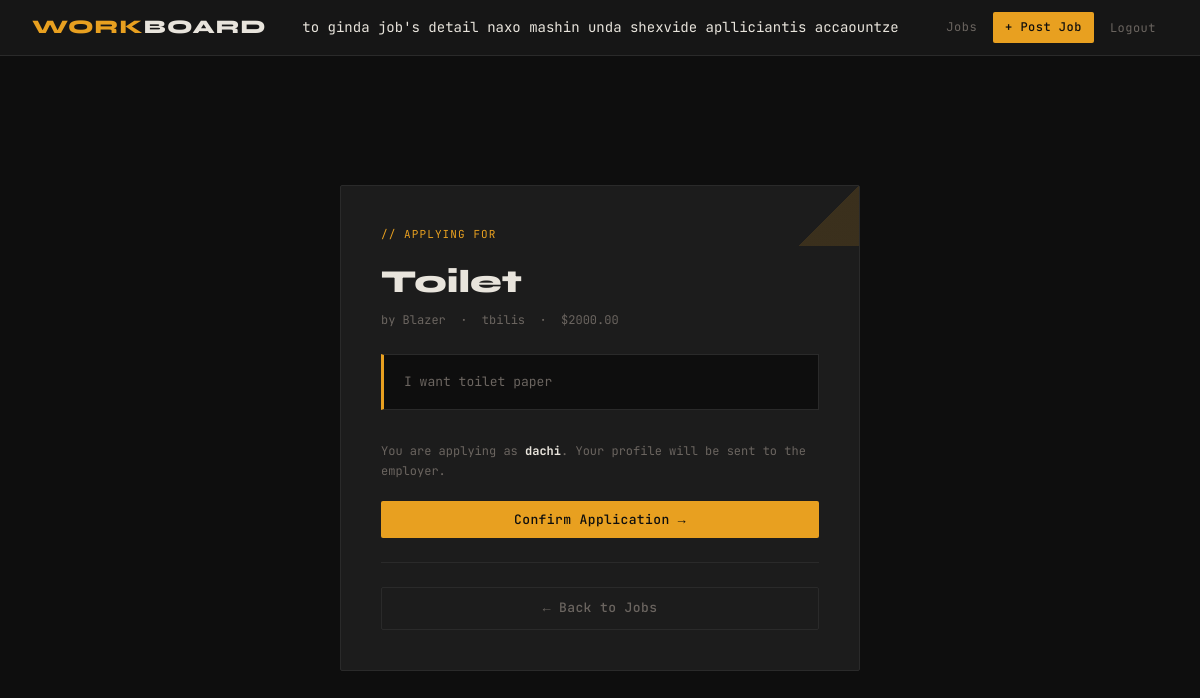
The page /job/2/apply/ (signed in) on the database its author committed.
### App/models.py (models this page shows, shortened)
class Job(models.Model):
    employer = models.ForeignKey(User, on_delete=models.CASCADE, related_name='jobs')
    title = models.CharField(max_length=255)
    description = models.TextField()
    location = models.CharField(max_length=255)
    salary = models.DecimalField(max_digits=10, decimal_places=2, blank=True, null=True)
    created_at = models.DateTimeField(auto_now_add=True)
    is_active = models.BooleanField(default=True)

class User(AbstractUser):
    USER_TYPE_CHOICES = (
        ('employer', 'Employer'),
        ('applicant', 'Applicant'),
    )
    user_type = models.CharField(max_length=20, choices=USER_TYPE_CHOICES)
    phone = models.CharField(max_length=20, blank=True, null=True)

### App/views.py (the view)
# urls.py: path('job/<int:job_id>/apply/', views.apply_to_job, name='apply_to_job'),
@login_required
def apply_to_job(request, job_id):
    job = get_object_or_404(Job, id=job_id)
    if request.method == 'POST':
        if Application.objects.filter(applicant=request.user, job=job).exists():
            return redirect('job_list')
        Application.objects.create(applicant=request.user, job=job)
        return redirect('job_list')
    return render(request, 'apply.html', {'job': job})

### App/templates/apply.html (shortened to what this page needs)
{% extends 'base.html' %}
{% block content %}
<div class="center-wrap">
  <div class="form-card" style="max-width:520px;">
    <p style="color:var(--accent);font-size:11px;letter-spacing:0.1em;text-transform:uppercase;margin-bottom:0.75rem;">// applying for</p>
    <h1 style="margin-bottom:0.25rem;">{{ job.title }}</h1>
    <p style="color:var(--muted);font-size:12px;margin-bottom:1.5rem;">
      by {{ job.employer.username }} &nbsp;·&nbsp; {{ job.location }}
      {% if job.salary %} &nbsp;·&nbsp; ${{ job.salary }}{% endif %}
    </p>
    <div style="background:var(--bg);border:1px solid var(--border);border-left:3px solid var(--accent);padding:1rem 1.25rem;margin-bottom:2rem;font-size:13px;line-height:1.7;color:var(--muted);">
      {{ job.description }}
    </div>
    <form method="post">
      <p style="font-size:12px;color:var(--muted);margin-bottom:1.25rem;">
        You are applying as <strong style="color:var(--text);">{{ request.user.username }}</strong>.
        Your profile will be sent to the employer.
      </p>
      <button type="submit" class="btn btn-primary btn-full">
        Confirm Application →
      </button>
    </form>
    <hr class="divider"/>
    <a href="{% url 'job_list' %}" class="btn btn-ghost btn-full">← Back to Jobs</a>
  </div>
</div>
{% endblock %}

### App/templates/base.html (style rules this page uses)
*, *::before, *::after { box-sizing: border-box; margin: 0; padding: 0; }
:root { --bg: #0e0e0e; --surface: #161616; --card: #1c1c1c; --border: #2a2a2a; --accent: #e8a020; --accent2: #c4721a; --text: #e8e4dc; --muted: #6b6560; --danger: #c0392b; --success: #27ae60; --pending: #e8a020; --radius: 2px; }
html { scroll-behavior: smooth; }
body { background: var(--bg); color: var(--text); font-family: 'JetBrains Mono', monospace; font-size: 14px; line-height: 1.6; min-height: 100vh; }
h1, h2, h3 { font-family: 'Syne', sans-serif; font-weight: 700; }
h1 { font-size: 2rem; font-weight: 800; }
.form-card { background: var(--card); border: 1px solid var(--border); border-radius: var(--radius); padding: 2.5rem; max-width: 480px; width: 100%; }
.form-card h1 { margin-bottom: 0.25rem; }
.btn { display: inline-block; font-family: 'JetBrains Mono', monospace; font-size: 13px; font-weight: 500; padding: 10px 20px; border-radius: var(--radius); border: none; cursor: pointer; text-decoration: none; transition: all 0.15s; letter-spacing: 0.03em; }
.btn-primary { background: var(--accent); color: #0e0e0e; }
.btn-ghost { background: transparent; border: 1px solid var(--border); color: var(--muted); }
.btn-full { width: 100%; text-align: center; }
.divider { border: none; border-top: 1px solid var(--border); margin: 1.5rem 0; }
.center-wrap { min-height: calc(100vh - 56px); display: flex; align-items: center; justify-content: center; padding: 3rem 2rem; }
.form-card { position: relative; overflow: hidden; }
.form-card::before { content: ''; position: absolute; top: 0; right: 0; width: 60px; height: 60px; background: linear-gradient(135deg, transparent 50%, var(--accent) 50%); opacity: 0.15; }
.form-card, .page-header, .job-card, .app-row { animation: fadeUp 0.35s ease both; }

### rows shown on the page
Job: title "Toilet", employer.username "Blazer", location "tbilis", salary "2000.00", description "I want toilet paper"
User: user.username "dachi"
